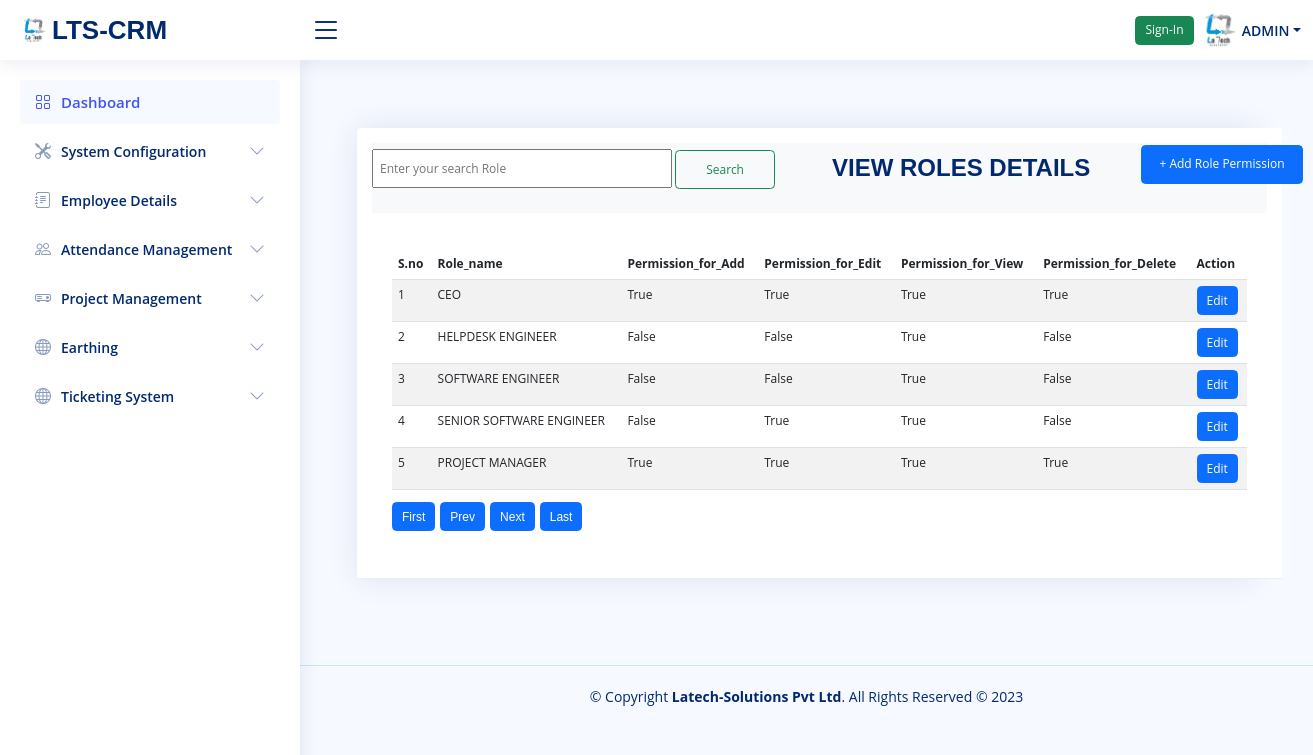
Screenshot of /PFC.php?PageName=view_role_management_system_details (signed in) with the database file from the repository.
### tables this page shows
CREATE TABLE `roles` (
  `role_id` int(10) UNSIGNED NOT NULL,
  `role_name` varchar(50) NOT NULL,
  `permission_for_add` varchar(200) NOT NULL,
  `permission_for_edit` varchar(200) NOT NULL,
  `permission_for_view` varchar(200) NOT NULL,
  `permission_for_delete` varchar(200) NOT NULL
);

### Session.php (called while the page is built, shortened)
<?php
if(isset($_SESSION['PFC_UID']))
{
    $PFC_UID=$_SESSION['PFC_UID'];
}else
{
    echo'<script>alert("Session Has Timed-Out.Please Log-in again")</script>';
    header("location:Logout.php");
}

### Script/Sginin_singout_Script.php (called while the page is built, shortened)
<?php
function checkentry($empid,$conn)
{
    $Status=0;
    $currentdate=date('Y-m-d');
    $result = mysqli_query($conn, "select * from employee_attendence where `check_in_date`='$currentdate' and `user_id`='$empid'");
    $row    = mysqli_fetch_array($result, MYSQLI_ASSOC);
    $count  = mysqli_num_rows($result);
    if($count==0)
    {
       $Status=2;
    }
    return $Status;
}
?>

### Pages/view_role_management_system_details.php (the view, shortened to what this page needs)
<?php
    require_once 'connection.php';
    include("Pages/pagi_script.php");
?>
<main id="main" class="main">
<div class="midde_cont" style="margin-left: -28;">
  <div class="container-fluid">
<div class="row column1">
  <div class="col-md-12">
        <div class="container py-5">
            <div class="card mt-3">
                <div class="card-header"  style="margin-right:-26px">
             <nav class="navbar navbar-light bg-light">
               <form method="POST">
                <input type="text" name="searchvalue" style="margin:-25;height:39px;padding:6px;width:300px;"  placeholder="Enter your search Role" value="">
                <input class="btn btn-outline-success my-2 my-sm-0" style="margin:-25;height:39px;padding:6px;width:100px;" type="submit" name="submitsearch" value="Search">
                <button type="button" class="btn btn-primary" data-bs-toggle="modal" data-bs-target="#myModal" style="height: 39px; padding: 6px;width: 162px;margin-left: 769px;margin-top: -70px;">+ Add Role Permission</button>
                </form>
                 <h2 style="color:#012970;margin-left:460px;margin-top:-72px"><b>VIEW ROLES DETAILS</b></h2>
             </nav><br><br>
         <div class="card-body">
            <table  class="hover table table-striped" style="width:100%">
            <thead class="thead-pink" >
            <tr>
                   <th scope="col">S.no</th>
                    <th scope="col">Role_name</th>
                    <th scope="col">Permission_for_Add</th>
                    <th scope="col">Permission_for_Edit</th>
                    <th scope="col">Permission_for_View</th>
                    <th scope="col">Permission_for_Delete</th>
                    <th scope="col"><span class="actives">Action</span></th>
                  </tr>
                </thead>
                <tbody>
                <?php
                  $sql = "SELECT `role_id`,`role_name`,CASE WHEN `permission_for_add`='1' THEN 'True' WHEN `permission_for_add`='0' THEN 'False' END as `permission_for_add`, CASE WHEN `permission_for_edit`='1' THEN 'True' WHEN `permission_for_edit`='0' THEN 'False' END as `permission_for_edit`, CASE WHEN `permission_for_view`='1' THEN 'True' WHEN `permission_for_view`='0' THEN 'False' END as `permission_for_view`, CASE WHEN `permission_for_delete`='1' THEN 'True' WHEN `permission_for_delete`='0' THEN 'False' END as `permission_for_delete` FROM `roles` order by `role_id` LIMIT $offset, $no_of_records_per_page";
                  $result = $conn->query($sql);
                  if ($result->num_rows > 0)
                  {
                    $cnt=0;
                  while($row = $result->fetch_assoc())
                    {
                      ?>
                      <tr>
                         <td><?php echo ++$cnt;?></td>
                        <td><?php echo $row["role_name"];?></td>
                        <td><?php echo $row["permission_for_add"];?></td>
                        <td><?php echo $row["permission_for_edit"];?></td>
                        <td><?php echo $row["permission_for_view"];?></td>
                        <td><?php echo $row["permission_for_delete"];?></td>
                        <td><button  data-bs-toggle='modal' class='btn btn-primary editbtn'>Edit</button></td>
                      </tr>
                <?php
                    }
                  }
                  ?>
                 </tbody>
             </table>
             <?php
                 $sql1 = "SELECT * from roles";
                 echo htmlContent($conn,$sql1,$no_of_records_per_page,$offset,$pageno);
             ?>
    </div>
</main>

### role_assign.php (shortened to what this page needs)
<!DOCTYPE html>
<html lang="en">
<head>
</head>
<body>
</body>
</html>

### PFC.php (shortened to what this page needs)
<?php
include 'Script/Sginin_singout_Script.php';
include_once 'Session.php';
include_once 'Script/CommonFunctions.php';
include_once 'role_assign.php';
if(isset($_REQUEST['PageName']))
{
    $PageName=$_REQUEST['PageName'];
    $PageName=explode("?",$PageName);
    $PageName= $PageName[0];
    $PageName=$PageName.".php";
}elseif(!(isset($_REQUEST['PageName']))){
    $PageName="dashboard.php";
}
?>
<!DOCTYPE html>
<html lang="en">
<head>
    <link href="assets/css/jquery.dataTables.min.css" rel="stylesheet">
    <link href="assets/css/select2.min.css" rel="stylesheet" />
    <link href="assets/vendor/bootstrap/css/bootstrap.min.css" rel="stylesheet">
    <link href="assets/vendor/bootstrap-icons/bootstrap-icons.css" rel="stylesheet">
    <link href="assets/vendor/simple-datatables/style.css" rel="stylesheet">
    <link href="assets/css/fstdropdown.css" rel="stylesheet">
    <link href="assets/css/fstdropdown.min.css" rel="stylesheet">
    <link href="assets/css/style.css" rel="stylesheet">
  </head>
<body id="page-top">
<header id="header" class="header fixed-top d-flex align-items-center">
<div class="d-flex align-items-center justify-content-between">
  <a href="#" class="logo d-flex align-items-center">
  <img src="assets/img/logoo.png" alt="LatechLogo" class="rounded-circle">
    <span class="d-none d-md-block">LTS-CRM</span>
  </a>
  <i class="bi bi-list toggle-sidebar-btn"></i>
</div>
<nav class="header-nav ms-auto">
  <ul class="d-flex align-items-center">
<li>
<?php
$Status= checkentry($PFC_UID,$conn);
if($Status==1)
{
  ?>
  <input type="hidden" name="PFC_UID" value="<?php echo $PFC_UID;?>">
  <span style="margin-right:96px;margin-top:0px;">Sign-In Time:&nbsp;<input type="text" style="background-color:bisque;color:black;border-color:lightblue;" value="<?php echo TimeDiff($PFC_UID,$conn); ?>" readonly></span></br>
<form method="POST">
<span style="float:right;margin-right:21px;margin-top:-27px;"><button class="btn btn-success" type="submit" name="checkoutt" data-dismiss="modal">Sign-Out</button></span>
</form>
  <?php
}elseif($Status==2){
  ?>
<form method="POST">
  <button class="btn btn-success" type="submit" name="checkinn" data-dismiss="modal">Sign-In</button>&nbsp;&nbsp;
</form>
  <?php
  }else{
  }
  ?>
  </li>
    <li class="nav-item dropdown pe-3">
      <a class="nav-link nav-profile d-flex align-items-center pe-0" href="#" data-bs-toggle="dropdown">
        <img src="assets/img/logoo.png" alt="Profile" class="rounded-circle">
        <span class="d-none d-md-block dropdown-toggle ps-2"><?php echo $_SESSION['PFC_EmpName'];?></span>
      </a>
    </li>
  </ul>
</nav>
</header>
<div id="wrapper">
    <?php include('sidebar/sidebar.php'); ?>
    <div id="content-wrapper" class="d-flex flex-column">
        <div id="content">
            <div class="container-fluid">
                <?php include_once './Pages/'.$PageName ; ?>
            </div>
        </div>
    </div>
</div>
<footer id="footer" class="footer">
<div class="copyright">
  &copy; Copyright <strong><span>Latech-Solutions Pvt Ltd</span></strong>. All Rights Reserved  &copy; 2023
</div>
</footer>
</body>
</html>

### sidebar/sidebar.php (shortened to what this page needs)
<aside id="sidebar" class="sidebar">
<ul class="sidebar-nav" id="sidebar-nav">
  <li class="nav-item">
    <a class="nav-link" href="PFC.php?PageName=dashboard">
      <i class="bi bi-grid"></i>
      <span>Dashboard</span>
    </a>
  </li>
  <span class="empdetal1">
  <li class="nav-item" class="sysconfig">
    <a class="nav-link collapsed" data-bs-target="#forms-nav1" data-bs-toggle="collapse" href="#">
      <i class="bi bi-tools"></i><span>System Configuration</span><i class="bi bi-chevron-down ms-auto"></i>
    </a>
  </li>
</span>
  <li class="nav-item">
    <a class="nav-link collapsed" data-bs-target="#forms-nav" data-bs-toggle="collapse" href="#">
      <i class="bi bi-journal-text"></i><span>Employee Details</span><i class="bi bi-chevron-down ms-auto"></i>
    </a>
  </li>
<span class="empdetal1">
  <li class="nav-item">
    <a class="nav-link collapsed" data-bs-target="#forms-nav2" data-bs-toggle="collapse" href="#">
      <i class="bi bi-people"></i><span>Attendance Management</span><i class="bi bi-chevron-down ms-auto"></i>
    </a>
  </li>
  </span>
  <span class="empdetal1">
  <li class="nav-item">
    <a class="nav-link collapsed" data-bs-target="#forms-nav6" data-bs-toggle="collapse" href="#">
      <i class="bi bi-projector"></i><span>Project Management</span><i class="bi bi-chevron-down ms-auto"></i>
    </a>
    </span>
    </ul>
  <span class="empdetal1">
  <li class="nav-item">
    <a class="nav-link collapsed" data-bs-target="#forms-nav3" data-bs-toggle="collapse" href="#">
      <i class="bi bi-globe"></i><span>Earthing</span><i class="bi bi-chevron-down ms-auto"></i>
    </a>
    </span>
  <span class="empdetal1">
  <li class="nav-item">
    <a class="nav-link collapsed" data-bs-target="#forms-nav32" data-bs-toggle="collapse" href="#">
      <i class="bi bi-globe"></i><span>Ticketing System</span><i class="bi bi-chevron-down ms-auto"></i>
    </a>
    </span>
</aside>

### Pages/pagi_script.php (shortened to what this page needs)
<?php
        if (isset($_GET['pageno'])) {
            $pageno = $_GET['pageno'];
        } else {
            $pageno = 1;
        }
        $no_of_records_per_page = 10;
        $offset = ($pageno-1) * $no_of_records_per_page;
?>
<?php
function htmlContent($conn,$sql1,$no_of_records_per_page,$offset,$pageno){
if ($result = mysqli_query($conn, $sql1)) {
    $total_rows = mysqli_num_rows( $result );
    $total_pages = ceil($total_rows / $no_of_records_per_page);
}
?>
<?php if($_REQUEST['PageName']=="view_role_management_system_details") { ?>
    <h4><div align="center">
<ul class="pagination" >
    <li><a href="PFC.php?PageName=view_role_management_system_details&pageno=1" class="btn btn-primary">First</a>&nbsp;</li>
    <li class="<?php if($pageno <= 1){ echo 'disabled'; } ?>">
        <a href="<?php if($pageno <= 1){ echo '#'; } else { echo "PFC.php?PageName=view_role_management_system_details&pageno=".($pageno - 1); } ?>" class="btn btn-primary">Prev</a>&nbsp;
    </li>
    <li class="<?php if($pageno >= $total_pages){ echo 'disabled'; } ?>">
        <a href="<?php if($pageno >= $total_pages){ echo '#'; } else { echo "PFC.php?PageName=view_role_management_system_details&pageno=".($pageno + 1); } ?>" class="btn btn-primary">Next</a>&nbsp;
    </li>
    <li><a href="PFC.php?PageName=view_role_management_system_details&pageno=<?php echo $total_pages; ?>" class="btn btn-primary">Last</a></li>
</ul>
</div></h4>
<?php } ?>
<?php
}
?>

### assets/css/style.css (style rules this page uses)
:root { scroll-behavior: smooth; }
body { font-family: "Open Sans", sans-serif; background: #f6f9ff; color: #444444; }
a { color: #4154f1; text-decoration: none; }
h1, h2, h3, h4, h5, h6 { font-family: "Nunito", sans-serif; }
#main { margin-top: 60px; padding: 20px 30px; transition: all 0.3s; }
.card { margin-bottom: 30px; border: none; border-radius: 5px; box-shadow: 0px 0 30px rgba(1, 41, 112, 0.1); }
.card-header, .card-footer { border-color: #ebeef4; background-color: #fff; color: #798eb3; padding: 15px; }
.card-body { padding: 0 20px 20px 20px; }
.logo { line-height: 1; }
@media (min-width: 1200px) { .logo { width: 280px; } }
.logo img { max-height: 26px; margin-right: 6px; }
.logo span { font-size: 26px; font-weight: 700; color: #012970; font-family: "Nunito", sans-serif; }
.header { transition: all 0.5s; z-index: 997; height: 60px; box-shadow: 0px 2px 20px rgba(1, 41, 112, 0.1); background-color: #fff; padding-left: 20px; }
.header .toggle-sidebar-btn { font-size: 32px; padding-left: 10px; cursor: pointer; color: #012970; }
.header-nav ul { list-style: none; }
.header-nav>ul { margin: 0; padding: 0; }
.header-nav .nav-profile { color: #012970; }
.header-nav .nav-profile img { max-height: 36px; }
.header-nav .nav-profile span { font-size: 14px; font-weight: 600; }
.sidebar { position: fixed; top: 60px; left: 0; bottom: 0; width: 300px; z-index: 996; transition: all 0.3s; padding: 20px; overflow-y: auto; scrollbar-width: thin; scrollbar-color: #aab7cf transparent; box-shadow: 0px 0px 20px rgba(1, 41, 112, 0.1); background-color: #fff; }
@media (min-width: 1200px) { #main, #footer { margin-left: 300px; } }
.sidebar-nav { padding: 0; margin: 0; list-style: none; }
.sidebar-nav li { padding: 0; margin: 0; list-style: none; }
.sidebar-nav .nav-item { margin-bottom: 5px; }
.sidebar-nav .nav-link { display: flex; align-items: center; font-size: 15px; font-weight: 600; color: #4154f1; transition: 0.3; background: #f6f9ff; padding: 10px 15px; border-radius: 4px; }
.sidebar-nav .nav-link i { font-size: 16px; margin-right: 10px; color: #4154f1; }
.sidebar-nav .nav-link.collapsed { color: #012970; background: #fff; font-size: 14px; }
.sidebar-nav .nav-link.collapsed i { color: #899bbd; }
.sidebar-nav .nav-link .bi-chevron-down { margin-right: 0; transition: transform 0.2s ease-in-out; }
.footer { padding: 20px 0; font-size: 14px; transition: all 0.3s; border-top: 1px solid #cddfff; }
.footer .copyright { text-align: center; color: #012970; }

### PFC.php (style rules this page uses)
html { font-size: 12px; }

### rows the page displays
roles: role_name "CEO", permission_for_add "True", permission_for_edit "True", permission_for_view "True", permission_for_delete "True"
roles: role_name "HELPDESK ENGINEER", permission_for_add "False", permission_for_edit "False", permission_for_view "True", permission_for_delete "False"
roles: role_name "SOFTWARE ENGINEER", permission_for_add "False", permission_for_edit "False", permission_for_view "True", permission_for_delete "False"
roles: role_name "SENIOR SOFTWARE ENGINEER", permission_for_add "False", permission_for_edit "True", permission_for_view "True", permission_for_delete "False"
roles: role_name "PROJECT MANAGER", permission_for_add "True", permission_for_edit "True", permission_for_view "True", permission_for_delete "True"

### other values shown
$_SESSION['PFC_EmpName'] "ADMIN"
